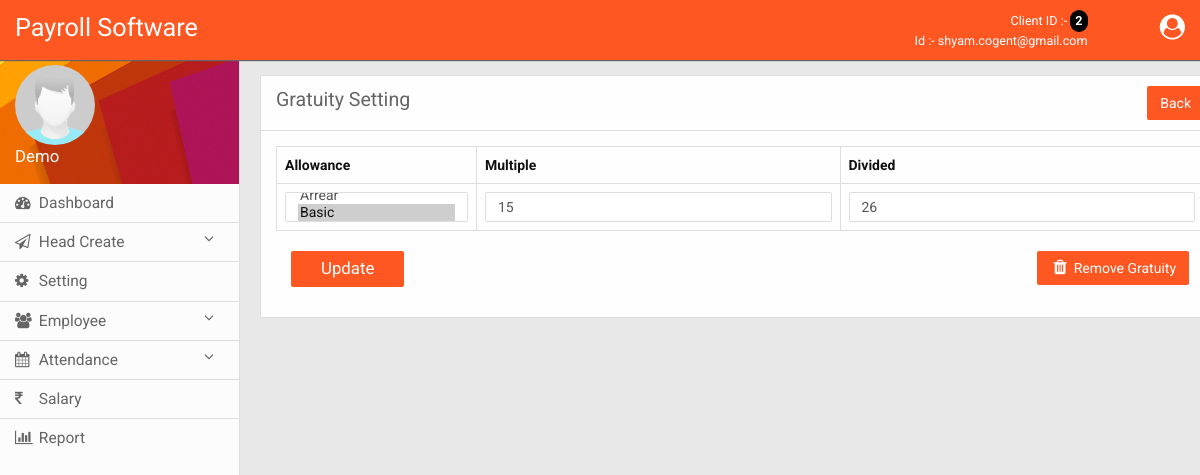
The app's page /clients/setting_gratuti.php (signed in) with its own data.
### tables this page shows
CREATE TABLE IF NOT EXISTS `d_setting` (
  `dsid` int NOT NULL AUTO_INCREMENT,
  `licence_to` date NOT NULL,
  `licence_from` date NOT NULL,
  `site_name` varchar(50) NOT NULL,
  `developer` varchar(30) NOT NULL,
  `url` varchar(100) NOT NULL,
  `contact` varchar(10) NOT NULL,
  `contact2` varchar(10) NOT NULL,
  `email` varchar(50) NOT NULL,
  `user_type` varchar(50) NOT NULL,
  PRIMARY KEY (`dsid`)
);

CREATE TABLE IF NOT EXISTS `client` (
  `cid` int NOT NULL AUTO_INCREMENT,
  `name` varchar(100) NOT NULL,
  `gender` varchar(1) NOT NULL,
  `phone` varchar(15) NOT NULL,
  `mobile` varchar(10) NOT NULL,
  `email` varchar(80) NOT NULL,
  `password` varchar(50) NOT NULL,
  `plan` varchar(11) NOT NULL,
  `plan_start` date NOT NULL,
  `plan_end` date NOT NULL,
  `usertype` varchar(20) NOT NULL,
  `amount` decimal(20,2) NOT NULL,
  `status` varchar(20) NOT NULL,
  PRIMARY KEY (`cid`)
);

CREATE TABLE IF NOT EXISTS `com_gratuty` (
  `gid` int NOT NULL AUTO_INCREMENT,
  `multiple` int NOT NULL,
  `devided` int NOT NULL,
  `client_id` int NOT NULL,
  PRIMARY KEY (`gid`)
);

### clients/setting_gratuti.php (the view, shortened to what this page needs)
<?include('extra/top.php');?>
<?include('extra/sidemenu.php');?>
<div class="main">
    <?
        $sql="SELECT * FROM com_gratuty where client_id='$clientid'";
        $res=$con->query($sql);
        $row=mysqli_fetch_array($res);
        $id=$row['gid'];
        if(!$row)
        {?>
            <div class="page_details">
                <div class="col-sm-12 pad15_line">
                    <div class="col-sm-6 pad0">
                        <div class="headding">Gratuity Setting</div>
                    </div>
                    <div class="col-sm-6 text-right pad0">
                        <a href="create_company" class="batt btn">Back</a>
                    </div>
                </div>
                <div class="col-sm-12 pad15">
                    <form class="form" role="form" method="post">
                        <table class="table table-bordered">
                            <tr>
                                <th>Allowance</th>
                                <th>Multiple</th>
                                <th>Divided</th>
                            </tr>
                            <tr>
                                <td width="200">
                                    <select name="allowance[]" class="form-control selectpicker" data-show-subtext="true" data-live-search="true" multiple>
                                        <?
                                            $sql="select * from allowance where client_id='$clientid' order by allowance asc";
                                            $res=$con->query($sql);
                                            while($al=mysqli_fetch_array($res))
                                                echo "<option>".$al['allowance']."</option>";
                                        ?>
                                    </select>
                                </td>
                                <td><input type="text" name="gr_multi" class="form-control"></td>
                                <td><input type="text" name="gr_devi" class="form-control"></td>
                            </tr>
                        </table>
                        <div class="col-sm-12">
                            <div class="form-group">
                                <input type="submit" name="submit" class="btn btn-primary" value="Submit">
                            </div>
                        </div>
                    </form>
                    <?
                        if(isset($_POST['submit']))
                        {
                            extract($_POST);
                            $sql="insert into com_gratuty values ('','$gr_multi','$gr_devi','$clientid')";
                            $con->query($sql);
                            $sql="select max(gid) from com_gratuty where client_id='$clientid'";
                            $row=mysqli_fetch_array($con->query($sql));
                            $g=$row['0'];
                            foreach($allowance as $key)
                            {
                                $sql="insert into com_gratuty_allowance values ('','$g','$key','$clientid')";
                                $con->query($sql);
                            }
                            echo "<script>window.location.href='setting_gratuti';</script>";
                        }
                    ?>
                </div>
                <div class="clear"></div>
            </div>
        <?}
        else
        {?>
            <div class="page_details">
                <div class="col-sm-12 pad15_line">
                    <div class="col-sm-6 pad0">
                        <div class="headding">Gratuity Setting</div>
                    </div>
                    <div class="col-sm-6 text-right pad0">
                        <a href="create_company" class="batt btn">Back</a>
                    </div>
                </div>
                <div class="col-sm-12 pad15">
                    <form class="form" role="form" method="post">
                        <table class="table table-bordered">
                            <tr>
                                <th>Allowance</th>
                                <th>Multiple</th>
                                <th>Divided</th>
                            </tr>
                            <tr>
                                <td width="200">
                                    <select name="allowance[]" class="form-control selectpicker" data-show-subtext="true" data-live-search="true" multiple>
                                        <?
                                            $sql="select * from allowance where client_id='$clientid' order by allowance asc";
                                            $res=$con->query($sql);
                                            while($al=mysqli_fetch_array($res))
                                            {
                                                $alw=$al['allowance'];
                                                $s="select * from com_gratuty_allowance where g_allowance='$alw' and client_id='$clientid'";
                                                $alt=mysqli_fetch_array($con->query($s));
                                                if(!$alt)
                                                {?>
                                                    <option><?echo $alw;?></option>
                                                <?}
                                                else
                                                {?>
                                                    <option selected><?echo $alw;?></option>
                                                <?}
                                            }
                                        ?>
                                    </select>
                                </td>
                                <td><input type="text" name="gr_multi" class="form-control" value="<?echo $row['multiple'];?>"></td>
                                <td><input type="text" name="gr_devi" class="form-control" value="<?echo $row['devided'];?>"></td>
                            </tr>
                        </table>
                        <div class="col-sm-12">
                            <div class="form-group">
                                <input type="submit" name="update" class="btn btn-primary" value="Update">
                                <a href="#" onclick='JSconfirm(<?php echo $id;?>)' class="batt btn pull-right"><i class="fa fa-trash" style="color: #FFF;"></i> Remove Gratuity</a>
                            </div>
                        </div>
                    </form>
                </div>
            </div>
        <?}
    ?>
</div>
<?include('extra/footer.php');?>

### clients/extra/top.php (shortened to what this page needs)
<?php
    $sesuser=$_SESSION['cu'];
    include('extra/connect.php');
    $data=mysqli_fetch_array($con->query("select * from client where email='$sesuser'"));
    $data2=mysqli_fetch_array($con->query("select * from d_setting"));
    $clientid=$data['cid'];
?>
<!DOCTYPE html>
<html lang="en">
<head>
    <link href="css/bootstrap.css" rel="stylesheet" type="text/css" />
    <link href="css/font-awesome.css" rel="stylesheet" type="text/css" />
    <link rel="stylesheet" href="css/slidemenu.css">
    <link rel="stylesheet" href="js/sweetalert.css">
    <link rel="stylesheet" type="text/css" href="css/dataTables.bootstrap.min.css">
    <link rel="stylesheet" type="text/css" href="css/style.css">
    <link rel="stylesheet" href="https://cdnjs.cloudflare.com/ajax/libs/bootstrap-select/1.10.0/css/bootstrap-select.min.css" />
</head>
<body class="with-side-menu">
<div class="top">
    <div class="col-sm-9 col-md-9 col-xs-8 pad0">
        <?php echo $data2['site_name'];?>
    </div>
    <div class="col-sm-2 col-md-2 col-xs-2 pad0 text-right clients">
        Client ID :- <span><?php echo $clientid;?></span><br>
        Id :- <?php echo $sesuser;?>
    </div>
    <div class="col-sm-1 col-md-1 col-xs-2 pad0 text-right">
        <div class="admin dropdown-toggle" data-toggle="dropdown" role="button" aria-haspopup="true" aria-expanded="false">
            <i class="fa fa-user-circle"></i>
        </div>
    </div>
</div>

### clients/extra/sidemenu.php (shortened to what this page needs)
<?php
    if(!$data['img'])
    {
        if($data['gender']=='M')
            $pic="male.jpg";
        else
            $pic="female.jpg";
    }
    else
        $pic=$data['image'];
?>
<div class="side-menu">
    <div class="userbox">
        <img src="img/<?echo $pic;?>">
        <div><?echo $data['name'];?></div>
    </div>
    <div class="side_bar">
        <ul id="mymenu">
            <li><a href="home"><i class="fa fa-dashboard"></i> Dashboard</a></li>
            <li><a href="#!"><i class="fa fa-paper-plane-o"></i> Head Create <i class="fa fa-angle-down down" style="float: right;"></i></a>
            </li>
            <li><a href="create_company"><i class="fa fa-cog"></i> Setting</a></li>
            <li><a href="#!"><i class="fa fa-users"></i> Employee <i class="fa fa-angle-down down" style="float: right;"></i></a>
            </li>
            <li><a href="#!"><i class="fa fa-calendar"></i> Attendance <i class="fa fa-angle-down down" style="float: right;"></i></a>
            </li>
            <li><a href="sallary"><i class="fa fa-inr"></i> Salary</a></li>
            <li><a href="report"><i class="fa fa-bar-chart"></i> Report</a></li>
        </ul>
    </div>
</div>

### clients/css/slidemenu.css (style rules this page uses)
.side-menu { width: 240px; position: fixed; top: 0; left: 0; height: 100%; overflow: auto; z-index: 60; padding-top: 50px; padding-bottom: 20px; background: #fcfcfc; border-right: 1px #ddd solid; }

### clients/css/style.css (style rules this page uses)
body { font-family: 'Roboto', sans-serif; background: #e8e8e8; margin: 0px; padding: 0px; }
.pad0 { padding: 0px; }
.top { width: 100%; background-color: #FF5722; color: #FFF; padding: 10px 15px; font-size: 1.8em; box-shadow: 0px 1px 1px #656565; position: fixed; z-index: 10000; }
.admin { cursor: pointer; display: inline-block; }
.userbox { background: url('../img/user-img.jpg') no-repeat; background-size: 100% 100%; font-size: 1.2em; color: #FFF; padding: 15px; }
.userbox img { width: 80px; height: 80px; border-radius: 100%; }
.side_bar { overflow: auto; }
.side_bar ul { padding: 0px; margin: 0px; list-style: none; }
.side_bar a { display: block; padding: 8px 15px; font-weight: 400; color: #656565; font-size: 1.11em; text-decoration: none; }
.side_bar ul i { width: 20px; }
.side_bar ul li { border-bottom: 1px solid #ddd; }
.side_bar ul li:last-child { border: none; }
.main { width: 80%; position: relative; color: #111; top: 75px; left: 260px; margin-bottom: 75px; }
.page_details, .notbox { background: #fefefe; border: 1px solid #ddd; border-radius: 1px; min-height: 100px; }
.pad15_line { padding: 10px 15px; border-bottom: 1px #ddd solid; }
.pad15 { padding: 15px; }
.headding { font-size: 1.4em; color: #656565; }
.form input, .form select { border: 1px solid #ddd; box-shadow: none; border-radius: 2px; font-weight: 400; }
.form input[type=submit], .form input[type=button] { border: none; box-shadow: none; border-radius: 2px; font-weight: normal; padding: 6px 30px; font-size: 1.2em; background-color: #FF5722; color: #FFF; }
.batt { background: #FF5722; color: #FFF; border-radius: 2px; }
.page_details .fa-trash { font-size: 1.2em; color: red; width: 20px; display: inline-block; }
.table input, .table select { height: 30px; line-height: 30px; font-size: 1em; }
.clients { font-size: .5em; }
.clients span { font-size: 1em; background:#000; display: inline-block; padding: 2px 5px; border-radius: 10px; font-weight: bold; }

### records on screen
d_setting: site_name "Payroll Software"
client: cid "2", name "Demo"
com_gratuty: gr_multi "15", gr_devi "26"

### other values on screen
$sesuser "shyam.cogent@gmail.com"
form field value "Basic ☑"
